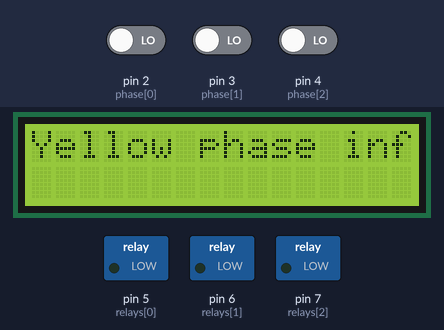
Simulated run of this sketch. Board: Arduino Uno, built with avr-gcc and run on an emulated ATmega328P. Parts: 16×2 character LCD, switched loads named in the sketch (green lamp = pin HIGH). The inputs (shaded band) are chosen by the test bench; at power-on: pin 2 (phase[0]) LOW, pin 3 (phase[1]) LOW, pin 4 (phase[2]) LOW.

Above: at 1.2 s.
1.3 s: pin 2 (phase[0]) driven HIGH
At 2.9 s:
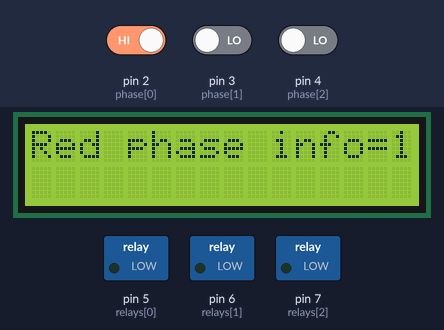
7.1 s: pin 3 (phase[1]) driven HIGH and pin 4 (phase[2]) driven HIGH
At 8.5 s:
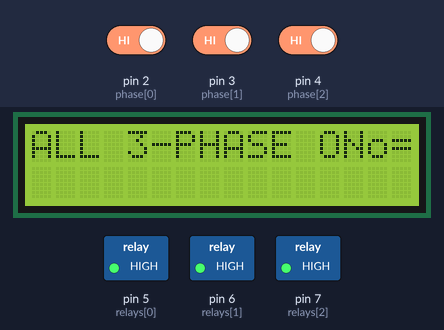
11.1 s: pin 3 (phase[1]) driven LOW
At 12.5 s:
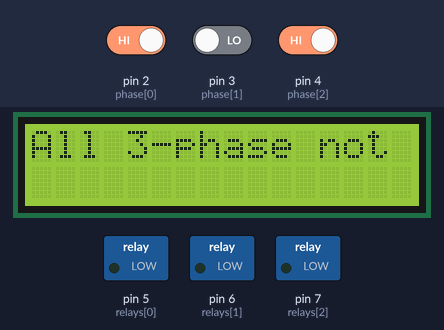
15.1 s: pin 3 (phase[1]) driven HIGH
At 18.1 s:
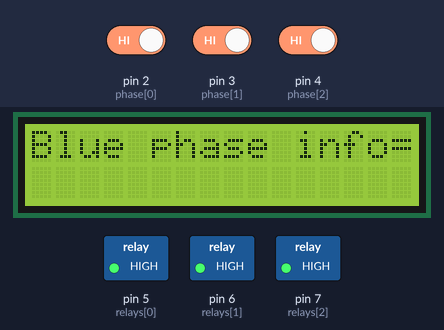
Timing chart, 0 to 19.6 s (numbered marks = the images above; inputs shaded):
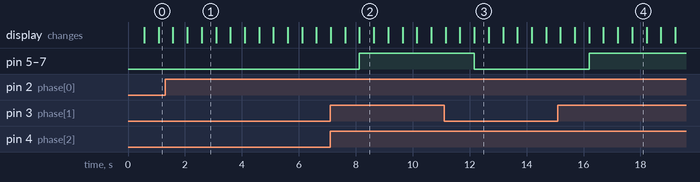

The sketch:

blinkLed.ino
```cpp
#include <LiquidCrystal.h>
int lcds[]={8,9,10,11,12,13};
int relays[]={5,6,7};
int phase[]={2,3,4};
byte red;
byte yellow;
byte blue;
int dt=500;
LiquidCrystal lcd(lcds[0],lcds[1],lcds[2],lcds[3],lcds[4],lcds[5]);

void setup() {
  lcd.begin(16,2);
  pinMode(relays[0],OUTPUT);
  pinMode(relays[1],OUTPUT);
  pinMode(relays[2],OUTPUT);
}
void loop() {
red=digitalRead(phase[0]);
yellow=digitalRead(phase[1]);
blue=digitalRead(phase[2]);

if(red==1 && yellow==1 && blue==1){
  digitalWrite(relays[0],HIGH);
  digitalWrite(relays[1],HIGH);
  digitalWrite(relays[2],HIGH);
  lcd.setCursor(0,0);
  lcd.print("ALL 3-PHASE ON");
  delay(dt);
  lcd.clear();
  lcd.setCursor(0,0);
  lcd.print("Red phase info=");
  lcd.print(red);
  delay(dt);
  lcd.clear();
  lcd.setCursor(0,0);
  lcd.print("Yellow phase info=");
  lcd.print(yellow);
  delay(dt);
  lcd.clear();
  lcd.setCursor(0,0);
  lcd.print("Blue phase info=");
  lcd.print(blue);
  delay(dt);}
else if(red==0 || yellow==0 || blue==0){
  digitalWrite(relays[0],LOW);
  digitalWrite(relays[1],LOW);
  digitalWrite(relays[2],LOW);
  lcd.setCursor(0,0);
  lcd.print("All 3-phase not ON.");
  delay(dt);
  lcd.clear();
  lcd.setCursor(0,0);
  lcd.print("Red phase info=");
  lcd.print(red);
  delay(dt);
  lcd.clear();
  lcd.setCursor(0,0);
  lcd.print("Yellow phase info=");
  lcd.print(yellow);
  delay(dt);
  lcd.clear();
  lcd.setCursor(0,0);
  lcd.print("Blue phase info=");
  lcd.print(blue);
  delay(dt);}
}
```

Measured:
- after the input at 7.1 s, pin 5 (relays[0]), pin 6 (relays[1]), pin 7 (relays[2]): LOW → HIGH after 1.0 s; the display: first differs from a run without the input after 1.0 s (image 2)
- after the input at 11.1 s, pin 5 (relays[0]), pin 6 (relays[1]), pin 7 (relays[2]): HIGH → LOW after 1.1 s; the display: first differs from a run without the input after 1.1 s (image 3)
- after the input at 15.1 s, pin 5 (relays[0]), pin 6 (relays[1]), pin 7 (relays[2]): LOW → HIGH after 1.1 s; the display: first differs from a run without the input after 1.1 s (image 4 shows a later state)
- what the display in image 1 shows lasts 0.5 s, from 2.6 s to 3.1 s
